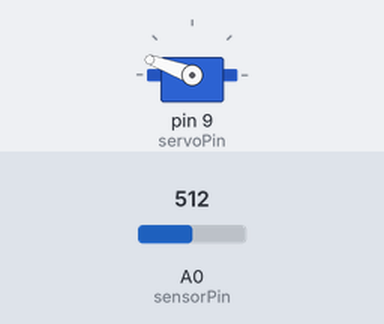
This sketch was run on a simulated Arduino Uno, built with avr-gcc and run on an emulated ATmega328P. Parts: servo. The inputs (shaded band) are chosen by the test bench; at power-on: A0 (sensorPin) = 512. Random numbers use the default seed unless the sketch sets one.

Above: at 2.2 s.
2.3 s: A0 (sensorPin) set to 595
3.8 s: A0 (sensorPin) set to 630
At 4.4 s:
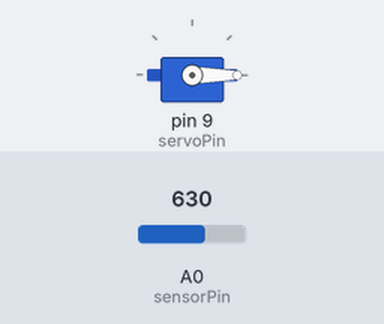
At 5.1 s:
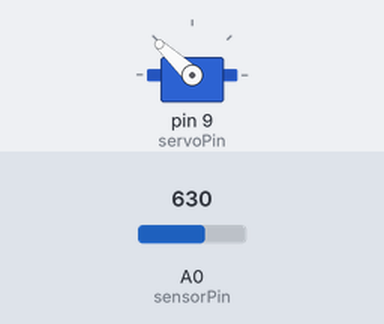
Timing chart, 0 to 9.1 s (numbered marks = the images above; inputs shaded):
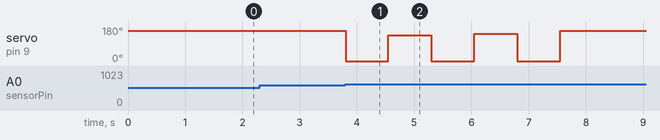

Measured:
- the behaviour switches between 612 and 613 on A0 (sensorPin) (found by bisection; images 0 and 1)
- after the input at 2.3 s, every drawn part: stays the same
- after the input at 3.8 s, servo on pin 9 (servoPin): 160° → 0° at once, → 137° 0.75 s later, → 0° 0.75 s later, → 145° 0.75 s later, … (6 changes in this stretch)

The sketch:

stab-bot-5000.ino
```cpp
#include <Servo.h>

Servo myServo;

const int servoPin = 9;
const int sensorPin = A0;
const int baseAngle = 160;

int baseLight;
int lightLevel;

void setup() {
  myServo.attach(servoPin);
  reset();
}

void loop() {
  lightLevel = analogRead(sensorPin);

  if (abs(baseLight - lightLevel) > 100) {
    stab();
    reset();
  }
}

// Reset base light level, ensure arm in resting position.
void reset() {
  baseLight = analogRead(sensorPin);
  myServo.write(baseAngle);
  delay(1000);
}

// Stabs arm between 1 & 5 times.
void stab() {
  int stabs = random(0, 5);
  while (stabs > 0) {
    swing(136 + random(-16, 16));
    stabs--;
  }
  swing(baseAngle);
}

// Moves servo completely down, then to 'high'.
void swing(int high) {
  myServo.write(0); // swing arm down
  delay(750);
  myServo.write(high); // swing arm up
  delay(750);
}
```
